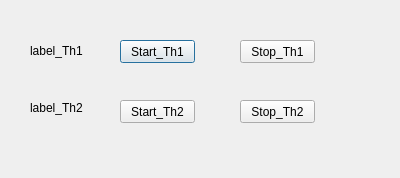
<?xml version="1.0" encoding="UTF-8"?>
<ui version="4.0">
 <class>Dialog</class>
 <widget class="QDialog" name="Dialog">
  <property name="geometry">
   <rect>
    <x>0</x>
    <y>0</y>
    <width>400</width>
    <height>178</height>
   </rect>
  </property>
  <property name="windowTitle">
   <string>Dialog</string>
  </property>
  <widget class="QLabel" name="label">
   <property name="geometry">
    <rect>
     <x>30</x>
     <y>40</y>
     <width>101</width>
     <height>21</height>
    </rect>
   </property>
   <property name="text">
    <string>label_Th1</string>
   </property>
  </widget>
  <widget class="QLabel" name="label_2">
   <property name="geometry">
    <rect>
     <x>30</x>
     <y>100</y>
     <width>61</width>
     <height>16</height>
    </rect>
   </property>
   <property name="text">
    <string>label_Th2</string>
   </property>
  </widget>
  <widget class="QPushButton" name="Button_Th1_Start">
   <property name="geometry">
    <rect>
     <x>120</x>
     <y>40</y>
     <width>75</width>
     <height>23</height>
    </rect>
   </property>
   <property name="text">
    <string>Start_Th1</string>
   </property>
  </widget>
  <widget class="QPushButton" name="Button_Th2_Start">
   <property name="geometry">
    <rect>
     <x>120</x>
     <y>100</y>
     <width>75</width>
     <height>23</height>
    </rect>
   </property>
   <property name="text">
    <string>Start_Th2</string>
   </property>
  </widget>
  <widget class="QPushButton" name="Button_Th1_Stop">
   <property name="geometry">
    <rect>
     <x>240</x>
     <y>40</y>
     <width>75</width>
     <height>23</height>
    </rect>
   </property>
   <property name="text">
    <string>Stop_Th1</string>
   </property>
  </widget>
  <widget class="QPushButton" name="Button_Th2_Stop">
   <property name="geometry">
    <rect>
     <x>240</x>
     <y>100</y>
     <width>75</width>
     <height>23</height>
    </rect>
   </property>
   <property name="text">
    <string>Stop_Th2</string>
   </property>
  </widget>
 </widget>
 <layoutdefault spacing="6" margin="11"/>
 <resources/>
 <connections/>
</ui>
